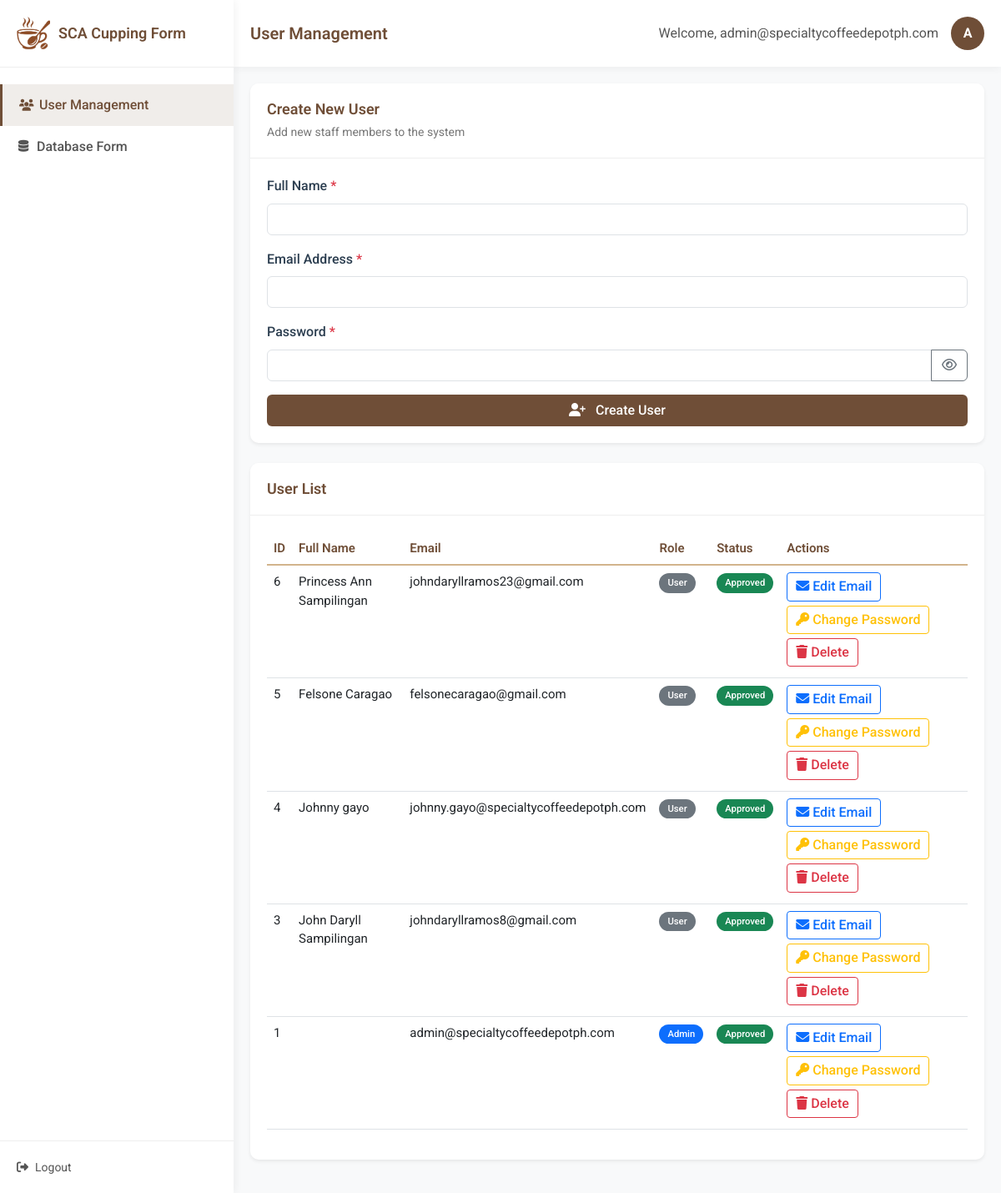
/dashboard.php (signed in), run on the app's committed database.
### tables this page shows
CREATE TABLE `users` (
  `id` int(11) NOT NULL,
  `full_name` varchar(100) NOT NULL,
  `email` varchar(255) NOT NULL,
  `password` varchar(255) NOT NULL,
  `role` enum('admin','user') DEFAULT 'user',
  `is_approved` tinyint(1) DEFAULT 0,
  `created_at` timestamp NOT NULL DEFAULT current_timestamp()
);

### dashboard.php (the view, shortened to what this page needs)
<?php
include 'db.php';
?>
<!DOCTYPE html>
<html lang="en">
<head>
    <link href="https://cdn.jsdelivr.net/npm/bootstrap@5.3.0/dist/css/bootstrap.min.css" rel="stylesheet">
    <link rel="stylesheet" href="https://cdnjs.cloudflare.com/ajax/libs/font-awesome/6.4.0/css/all.min.css">
    <link rel="stylesheet" href="styles.css">
</head>
<body>
    <div class="admin-container">
        <nav class="sidebar">
            <div class="sidebar-header">
                <img src="img/1.png" alt="Logo" class="sidebar-logo">
                <h3>SCA Cupping Form</h3>
            </div>
            <ul class="sidebar-menu">
                <li class="active"><a href="#"><i class="fas fa-users"></i> User Management</a></li>
                <li><a href="database_form.php"><i class="fas fa-database"></i> Database Form</a></li>
            </ul>
            <div class="sidebar-footer">
                <a href="logout.php" class="logout-btn"><i class="fas fa-sign-out-alt"></i> Logout</a>
            </div>
        </nav>
        <main class="main-content">
            <header class="main-header">
                <h1>User Management</h1>
                <div class="user-info">
                    <span>Welcome, <?php echo $_SESSION["email"]; ?></span>
                    <div class="avatar"><?php echo strtoupper(substr($_SESSION["email"], 0, 1)); ?></div>
                </div>
            </header>
            <div class="content-wrapper">
                <div class="card shadow-sm">
                    <div class="card-header">
                        <h3 class="card-title">Create New User</h3>
                        <p class="card-subtitle">Add new staff members to the system</p>
                    </div>
                    <div class="card-body">
                        <form method="POST" id="createUserForm" class="needs-validation" novalidate>
                            <div class="mb-3">
                                <label for="full_name" class="form-label">Full Name <span class="text-danger">*</span></label>
                                <input type="text" class="form-control" id="full_name" name="full_name" required>
                            </div>
                            <div class="mb-3">
                                <label for="email" class="form-label">Email Address <span class="text-danger">*</span></label>
                                <input type="email" class="form-control" id="email" name="email" required>
                            </div>
                            <div class="mb-3">
                                <label for="password" class="form-label">Password <span class="text-danger">*</span></label>
                                <div class="input-group">
                                    <input type="password" class="form-control" id="password" name="password" required minlength="8">
                                    <button class="btn btn-outline-secondary toggle-password" type="button">
                                        <i class="far fa-eye"></i>
                                    </button>
                                </div>
                            </div>
                            <button type="submit" class="btn btn-primary w-100 py-2">
                                <i class="fas fa-user-plus me-2"></i> Create User
                            </button>
                        </form>
                    </div>
                </div>
                <div class="card shadow-sm mt-4">
                    <div class="card-header">
                        <h3 class="card-title">User List</h3>
                    </div>
                    <div class="card-body">
                        <div class="table-responsive">
                            <table class="table table-hover">
                            <thead>
                                <tr>
                                    <th>ID</th>
                                    <th>Full Name</th>
                                    <th>Email</th>
                                    <th>Role</th>
                                    <th>Status</th>
                                    <th>Actions</th>
                                </tr>
                            </thead>
                            <tbody>
                                <?php
                                $result = $conn->query("SELECT id, full_name, email, role, is_approved FROM users ORDER BY id DESC");
                                while ($row = $result->fetch_assoc()): ?>
                                <tr>
                                    <td><?php echo $row['id']; ?></td>
                                    <td><?php echo htmlspecialchars($row['full_name']); ?></td>
                                    <td><?php echo htmlspecialchars($row['email']); ?></td>
                                    <td><span class="badge bg-<?php echo $row['role'] == 'admin' ? 'primary' : 'secondary'; ?>"><?php echo ucfirst($row['role']); ?></span></td>
                                    <td>
                                        <?php if ($row['role'] == 'admin'): ?>
                                            <span class="badge bg-success">Approved</span>
                                        <?php elseif ($row['is_approved'] == 1): ?>
                                            <span class="badge bg-success">Approved</span>
                                        <?php else: ?>
                                            <span class="badge bg-warning">Pending</span>
                                        <?php endif; ?>
                                    </td>
                                    <td class="action-buttons">
                                            <button class="btn btn-sm btn-outline-primary" data-bs-toggle="modal"
                                                    data-bs-target="#editEmailModal"
                                                    data-userid="<?php echo $row['id']; ?>"
                                                    data-currentemail="<?php echo $row['email']; ?>">
                                                <i class="fas fa-envelope"></i> Edit Email
                                            </button>
                                            <button class="btn btn-sm btn-outline-warning" data-bs-toggle="modal"
                                                    data-bs-target="#changePasswordModal"
                                                    data-userid="<?php echo $row['id']; ?>">
                                                <i class="fas fa-key"></i> Change Password
                                            </button>
                                            <button class="btn btn-sm btn-outline-danger"
                                                    data-bs-toggle="modal"
                                                    data-bs-target="#confirmDeleteModal"
                                                    data-userid="<?php echo $row['id']; ?>">
                                                <i class="fas fa-trash"></i> Delete
                                            </button>
                                        </td>
                                    </tr>
                                    <?php endwhile; ?>
                                </tbody>
                            </table>
                        </div>
                    </div>
                </div>
            </div>
        </main>
    </div>
</body>
</html>

### styles.css (style rules this page uses)
:root { --primary-color: #6F4E37; --secondary-color: #C4A484; --accent-color: #D2B48C; --dark-color: #3E2723; --light-color: #F5F5F5; --sidebar-width: 280px; }
body { font-family: 'Roboto', -apple-system, BlinkMacSystemFont, 'Segoe UI', 'Helvetica Neue', Arial, 'Noto Sans', sans-serif, 'Apple Color Emoji', 'Segoe UI Emoji', 'Segoe UI Symbol', 'Noto Color Emoji'; background-color: #f8f9fa; color: #333; line-height: 1.6; font-size: 16px; -webkit-font-smoothing: antialiased; -moz-osx-font-smoothing: grayscale; }
.admin-container { display: flex; min-height: 100vh; }
.sidebar { width: var(--sidebar-width); background: white; box-shadow: 2px 0 10px rgba(0, 0, 0, 0.05); position: fixed; height: 100%; transition: all 0.3s; z-index: 1000; }
.sidebar-header { padding: 20px; border-bottom: 1px solid #eee; display: flex; align-items: center; }
.sidebar-header h3 { margin: 0; margin-left: 10px; font-weight: 600; color: var(--primary-color); }
.sidebar-logo { width: 40px; height: 40px; object-fit: cover; }
.sidebar-menu { list-style: none; padding: 0; margin: 20px 0; }
.sidebar-menu li { padding: 12px 20px; transition: all 0.3s; }
.sidebar-menu li a { color: #555; text-decoration: none; display: flex; align-items: center; white-space: nowrap; }
.sidebar-menu li a i { margin-right: 8px; width: 16px; text-align: center; font-size: 14px; }
.sidebar-menu li.active { background-color: rgba(111, 78, 55, 0.1); border-left: 3px solid var(--primary-color); }
.sidebar-menu li.active a { color: var(--primary-color); font-weight: 500; }
.sidebar-footer { position: absolute; bottom: 0; width: 100%; padding: 20px; border-top: 1px solid #eee; }
.logout-btn { display: flex; align-items: center; color: #555; text-decoration: none; transition: all 0.3s; white-space: nowrap; font-size: 14px; }
.logout-btn i { margin-right: 8px; font-size: 14px; }
.main-content { flex: 1; margin-left: var(--sidebar-width); background-color: #f8f9fa; min-height: 100vh; }
.main-header { background: white; padding: 20px; display: flex; justify-content: space-between; align-items: center; box-shadow: 0 2px 10px rgba(0, 0, 0, 0.05); }
.main-header h1 { font-size: 20px; font-weight: 600; margin: 0; color: var(--primary-color); }
.user-info { display: flex; align-items: center; }
.user-info span { margin-right: 15px; color: #555; }
.avatar { width: 40px; height: 40px; background-color: var(--primary-color); color: white; border-radius: 50%; display: flex; align-items: center; justify-content: center; font-weight: bold; }
.content-wrapper { padding: 20px; }
.card { border: none; border-radius: 10px; box-shadow: 0 4px 6px rgba(0, 0, 0, 0.05); margin-bottom: 20px; transition: transform 0.3s, box-shadow 0.3s; }
.card-header { background: white; border-bottom: 1px solid #eee; padding: 20px; border-radius: 10px 10px 0 0 !important; }
.card-title { font-size: 18px; font-weight: 600; margin: 0; color: var(--primary-color); }
.card-subtitle { font-size: 14px; color: #777; margin: 5px 0 0; }
.card-body { padding: 20px; }
.form-label { font-weight: 500; color: #555; }
.btn-primary { background-color: var(--primary-color); border: none; transition: all 0.3s; }
.table { color: #333; }
.table th { font-weight: 600; color: var(--primary-color); border-bottom: 2px solid var(--accent-color); }
.badge { padding: 6px 10px; font-weight: 500; border-radius: 20px; }
.action-buttons .btn { margin-right: 5px; margin-bottom: 5px; }
.btn-outline-warning { color: #ffc107; border-color: #ffc107; }
.table td .btn { margin-right: 5px; padding: 5px 10px; }
* { box-sizing: border-box; }
input, select, textarea, button { font-size: 16px; }
.form-label, label { font-weight: 500; color: #2c3e50; font-size: 16px; }
.btn { font-weight: 500; font-size: 16px; line-height: 1.4; }
.table th, .table td { font-size: 15px; line-height: 1.5; }
.sidebar-menu li a { font-size: 16px; font-weight: 500; }
.sidebar-header h3 { font-size: 18px; font-weight: 600; }

### data on the page
users: id "6", full_name "Princess Ann Sampilingan", email "johndaryllramos23@gmail.com", role "User", is_approved "Approved"
users: id "5", full_name "Felsone Caragao", email "felsonecaragao@gmail.com", role "User", is_approved "Approved"
users: id "4", full_name "Johnny gayo", email "johnny.gayo@specialtycoffeedepotph.com", role "User", is_approved "Approved"
users: id "3", full_name "John Daryll Sampilingan", email "johndaryllramos8@gmail.com", role "User", is_approved "Approved"
users: id "1", email "admin@specialtycoffeedepotph.com", role "Admin", shows "Approved"

### other printed values
$_SESSION["email"] "admin@specialtycoffeedepotph.com"
substr($_SESSION["email"], 0, 1) "A"
